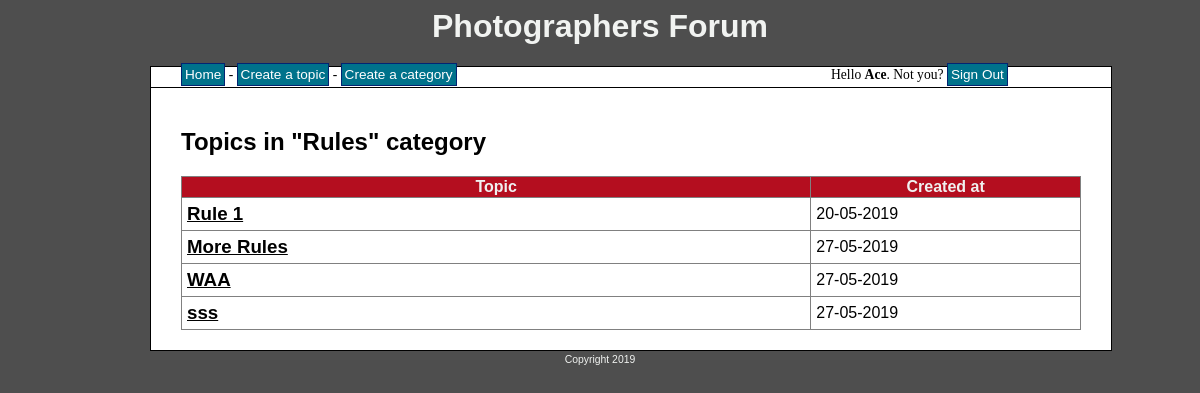
The page /forum/category.php?id=6 (signed in) on the database as committed earlier.
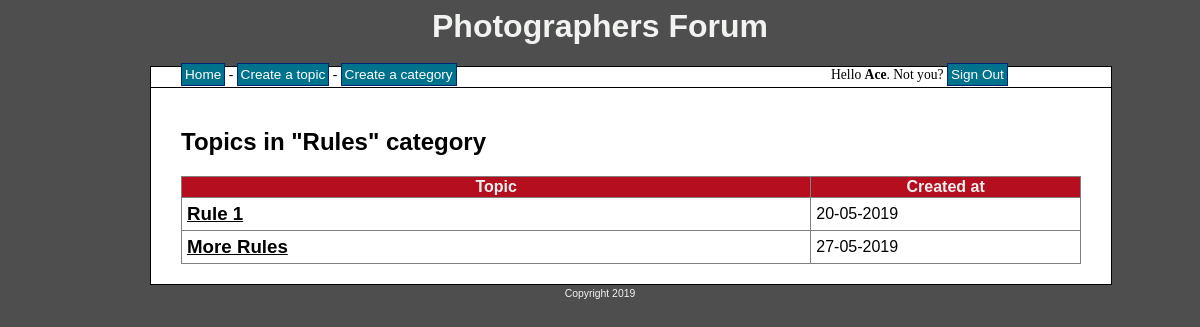
The same page on the database as committed later.
### tables this page shows
CREATE TABLE `categories` (
  `cat_id` int(8) NOT NULL,
  `cat_name` varchar(255) NOT NULL,
  `cat_description` varchar(255) NOT NULL
);

CREATE TABLE `topics` (
  `topic_id` int(8) NOT NULL,
  `topic_subject` varchar(255) NOT NULL,
  `topic_date` datetime NOT NULL,
  `topic_cat` int(8) NOT NULL,
  `topic_by` int(8) NOT NULL
);

### forum/category.php (the view)
<?php
include 'connect.php';
include 'header.php';
if(isset($_SESSION['signed_in'])&&$_SESSION['signed_in'] == true)
{
        $sql = "SELECT `cat_id`,`cat_name`,`cat_description` FROM `categories` WHERE `cat_id` = '".mysqli_real_escape_string($con,$_GET['id']). "'; ";
        $result = mysqli_query($con,$sql);
        if(!$result)
        {
            die(mysqli_error($con));
        }
        else
        {
            if(mysqli_num_rows($result) == 0)
            {
                echo 'This category does not exist.';
            }
            else
            {
                while($row = mysqli_fetch_assoc($result))
                {
                    echo '<h2>Topics in "' . $row['cat_name'] . '" category</h2>';
                }
                $sql = "SELECT `topic_id`, `topic_subject`, `topic_date`, `topic_cat` FROM `topics` WHERE `topic_cat` = '" . mysqli_real_escape_string($con,$_GET['id']) ."'";
                $res = mysqli_query($con,$sql);
                if(!$res)
                {
                    echo 'The topics could not be displayed, please try again later.';
                }
                else
                {
                    if(mysqli_num_rows($res) == 0)
                    {
                        echo 'There are no topics in this category yet.';
                    }
                    else
                    {
                        echo '<table border="1">
                        <tr>
                        <th>Topic</th>
                        <th>Created at</th>
                        </tr>';
                        while($row = mysqli_fetch_assoc($res))
                        {
                            echo '<tr>';
                            echo '<td class="leftpart">';
                            echo '<h3><a href="topic.php?id='.$row['topic_id'].'">' . $row['topic_subject'] . '</a><h3>';
                            echo '</td>';
                            echo '<td class="rightpart">';
                            echo date('d-m-Y', strtotime($row['topic_date']));
                            echo '</td>';
                            echo '</tr>';
                        }
                        echo '</table>';
                    }
                }
            }
        }
}
else
{
    echo 'Sorry, you have to be <a href="/Projo/forum/signin.php">signed in</a> to create a topic.';
}
include 'footer.php';
?>

Rows that differ between the two databases and show on the page:
removed topics: topic_subject "WAA", topic_date "27-05-2019"
removed topics: topic_subject "sss", topic_date "27-05-2019"
